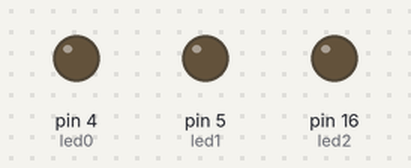
The sketch below on a simulated Arduino Uno, built with avr-gcc and run on an emulated ATmega328P. Shown: output pins drawn as LEDs (lit = HIGH).

Above: at 0.5 s.
At 2.5 s:
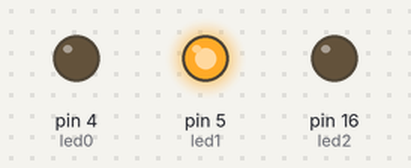
At 3.5 s:
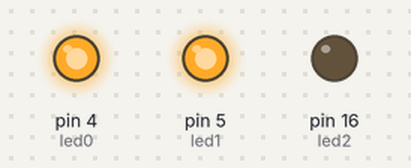
At 4.5 s:
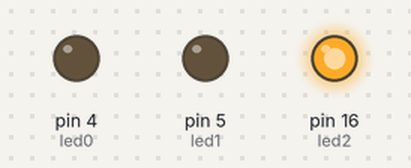
At 6.5 s:
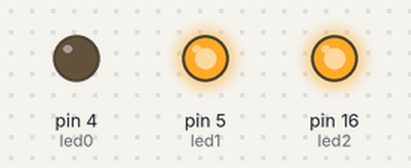
At 9.5 s:
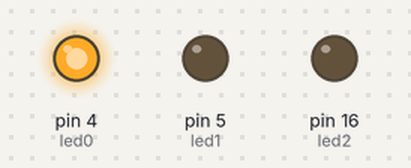
Timing chart, 0 to 10.4 s (numbered marks = the images above):
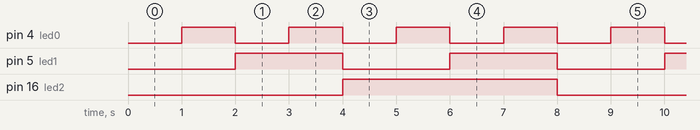

Measured:
- by itself, pin 4 (led0): alternates HIGH for 1.0 s and LOW for 1.0 s
- by itself, pin 5 (led1): alternates HIGH for 2.0 s and LOW for 2.0 s
- by itself, pin 16 (led2): alternates HIGH for 4.0 s and LOW for 4.0 s

The sketch:

Binary_Counter.ino
```cpp
/*
 * Simple Binary Counter using LEDs
 * @author Mohamad ChamanMotlagh 9631018
 * @author Mohamad Jabbari Zadehgan 9631015
*/

// Defining GPIO pins
#define led2 16 // (D0) = MSB
#define led1 5 // (D1)
#define led0 4 // (D2) = LSB

void setup() {
  Serial.begin(9600);
  // Initializing pins
  pinMode(led0, OUTPUT);
  pinMode(led1, OUTPUT);
  pinMode(led2, OUTPUT);
}

int count = 0;
void loop() {
  int binaryArray[3] = {0, 0, 0};
  convertNumberIntoArray(decimalToBinary(count), binaryArray); // Converting Number into binary, then putting it inside and array
  // Writing Array bits to LEDs
  digitalWrite(led2, binaryArray[2] ? HIGH : LOW);
  digitalWrite(led1, binaryArray[1] ? HIGH : LOW);
  digitalWrite(led0, binaryArray[0] ? HIGH : LOW);
  Serial.print("\n");
  delay(1000);
  count = count < 7 ? (count + 1) : 0; // Increamenting counter between 0 to 7
}

int decimalToBinary(int decimalnum) // Convert a decimal number to binary
{
    int binarynum = 0;
    int rem, temp = 1;

    while (decimalnum != 0)
    {
        rem = decimalnum % 2;
        decimalnum = decimalnum / 2;
        binarynum = binarynum + rem * temp;
        temp = temp * 10;
    }
    return binarynum;
}

void convertNumberIntoArray(int number, int arr[]) // Converting binary number into an array
{
    int len = 3;
    for(int i = 0; i < len; i++){
      arr[i] = number % 10;
      number /= 10;
    }
}
```
